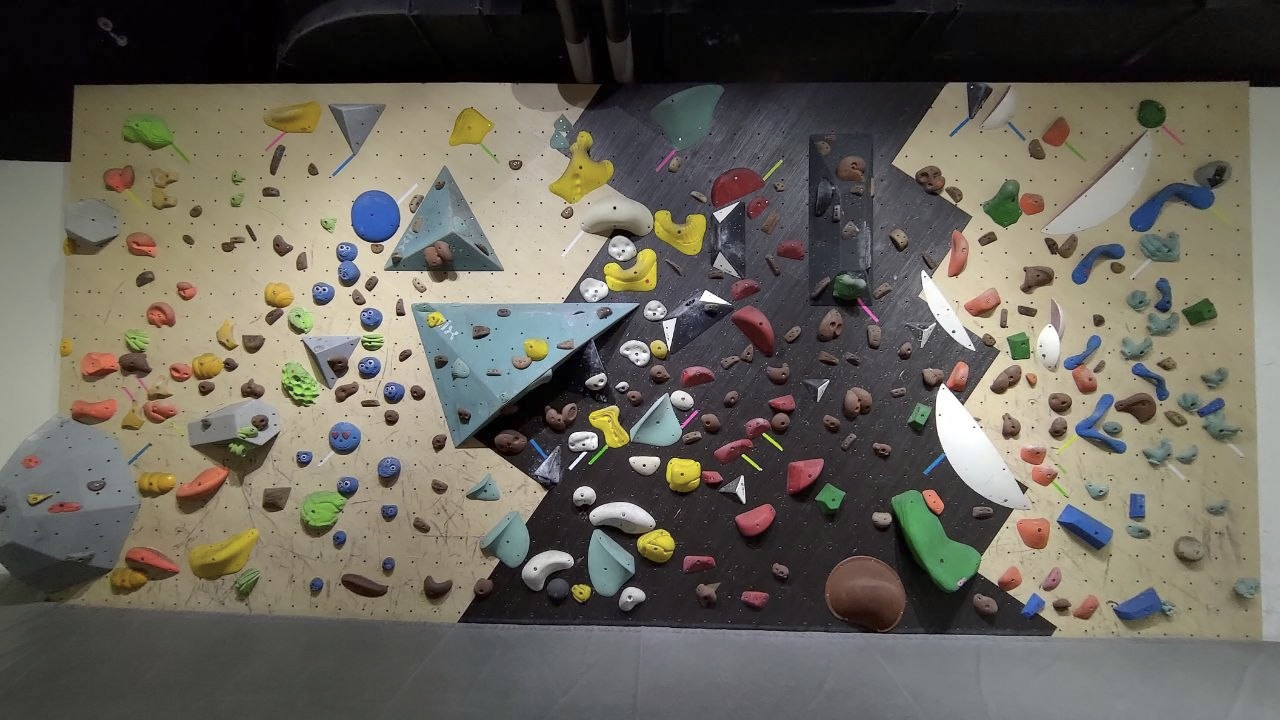
#> input picture dataset/real_wall1/image.png, 1280 x 720 px
$ python -i candidates.py   (imports and definitions only)
#> lines starting #> are read from the running program, lines starting #| are printed output that depends on the picture; after the words box and inside, x2 and y2 are one past the last pixel; in counts of white or black regions, pixels touching at a corner belong together
#> further down, picture is the input picture: shape (720, 1280, 3); mean B, G, R 90.9, 100.2, 104.3
"""Superpixels -> hold candidates, plus red-square calibration for synthetic images."""
import cv2
import numpy as np


# [23 lines left out: functions calibrate_red_square, pixel_to_world, not called in this run]


def calibrate_homography(img, square_m=1.0):
    """Homography from image pixels to wall metres, from the red origin square's 4 corners.

    Unlike a single scale + offset this also corrects a tilted camera. World frame:
    bottom-left corner of the square = (0, 0), x right, y up.  Needs the whole square
    in view. Returns the 3x3 matrix H.
    """
#> called with square_m = 1
    h, s, v = cv2.split(cv2.cvtColor(img, cv2.COLOR_BGR2HSV))
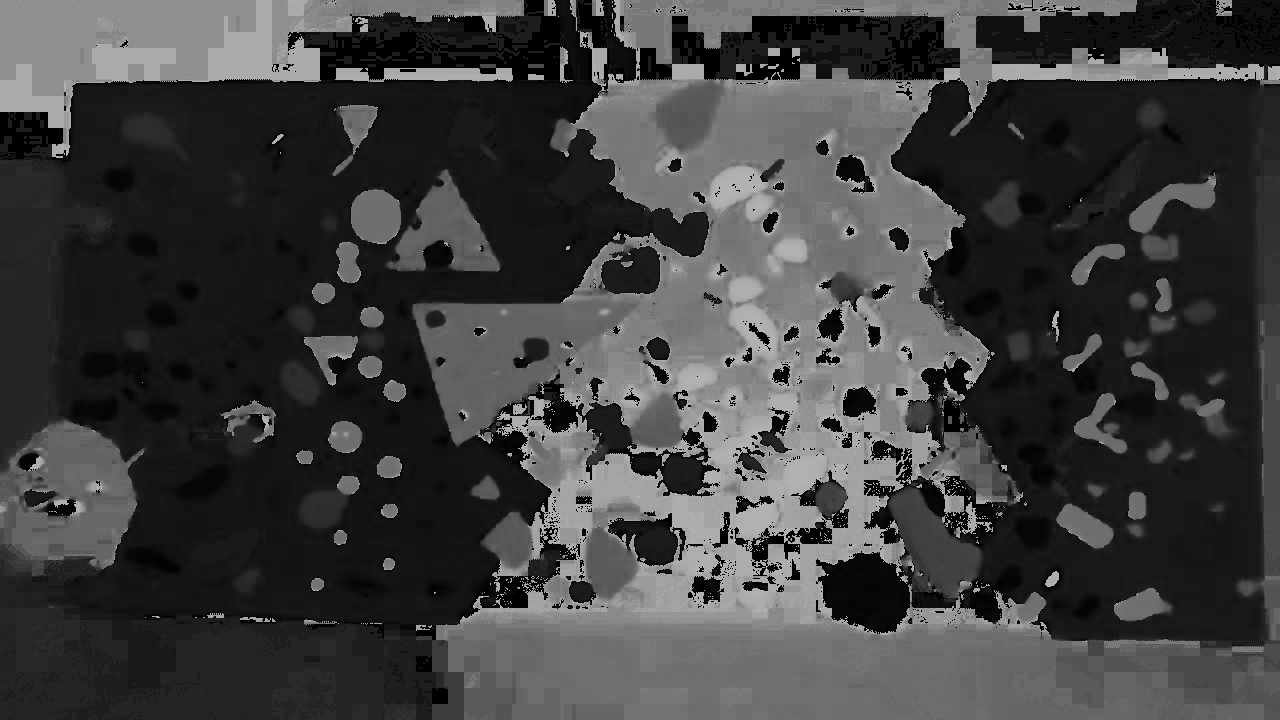
#> h: shape (720, 1280); min 0, max 179, mean 63.5
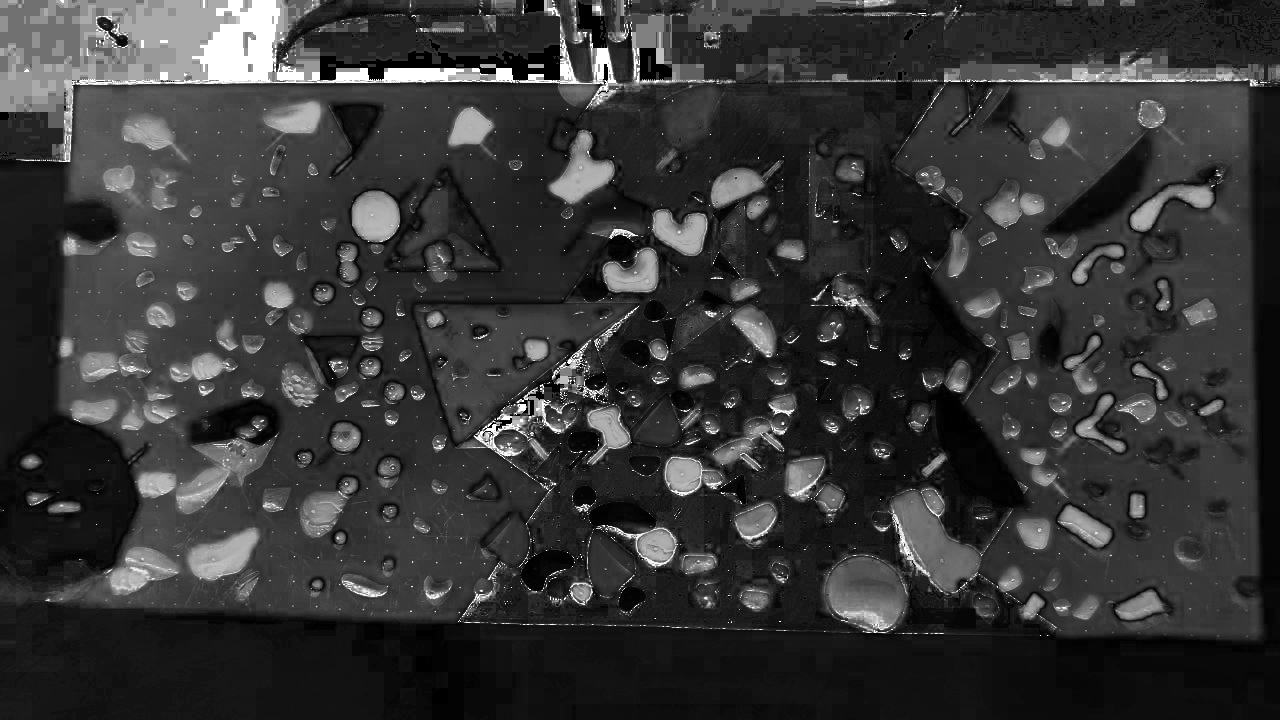
#> s: shape (720, 1280); min 0, max 255, mean 53.9
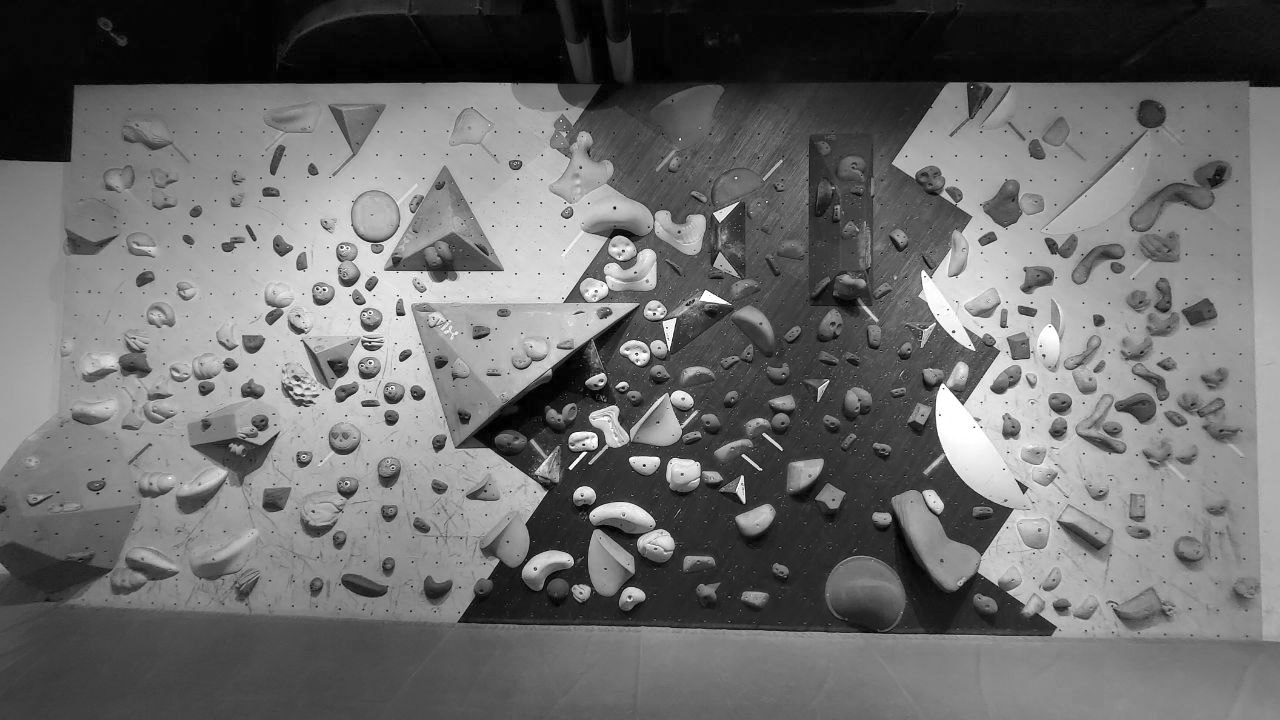
#> v: shape (720, 1280); min 0, max 255, mean 108.3
    salmon = (((h < 10) | (h > 170)) & (s > 60) & (s < 150) & (v > 150)).astype(np.uint8)
#> salmon: shape (720, 1280); values 0 (black) and 1 (white), 0.81% white; 118 white regions (80 under 20 px), largest, box (x1, y1, x2, y2) and area: (736, 504, 773, 528) 528, (178, 467, 228, 494) 513, (948, 231, 967, 276) 507
    salmon = cv2.morphologyEx(salmon, cv2.MORPH_OPEN, np.ones((5, 5), np.uint8))
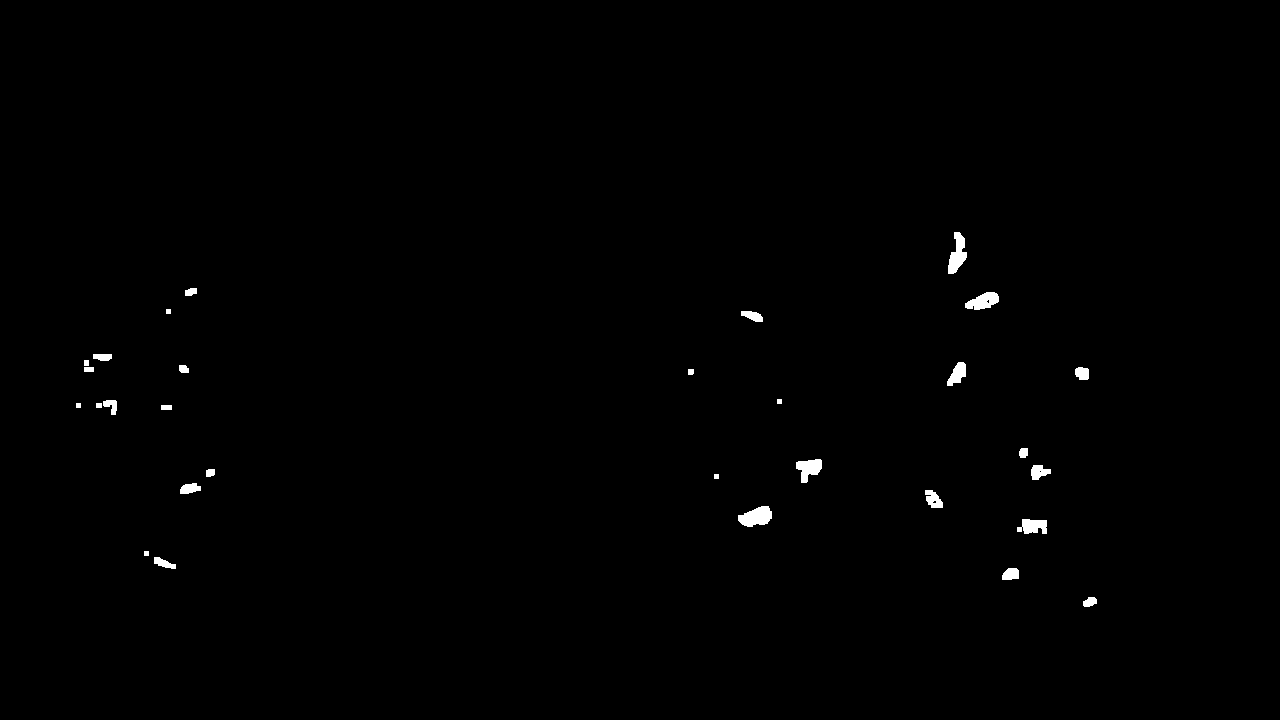
#> salmon: shape (720, 1280); values 0 (black) and 1 (white), 0.49% white; 30 white regions
    n, cc, stats, _ = cv2.connectedComponentsWithStats(salmon)
#> cc: shape (720, 1280) int32; 31 distinct labels, from 0 to 30
#> n = 31; stats = 31 rows, first 6: [0, 0, 1280, 720, 917055], [948, 232, 19, 42, 456], [185, 288, 12, 8, 79], [965, 292, 34, 18, 396], [166, 309, 5, 5, 25], [741, 311, 22, 11, 162]
    if n < 2:
        raise ValueError("red square not found")
    i = 1 + np.argmax(stats[1:, cv2.CC_STAT_AREA])
#> i = 25
    x, y, w, hh = stats[i, :4]
#> x = 738; y = 506; w = 34; hh = 21
    if x == 0 or y == 0 or x + w >= img.shape[1] or y + hh >= img.shape[0]:
        raise ValueError("red square is cut off by the image border; cannot get its 4 corners")
    cnts, _ = cv2.findContours((cc == i).astype(np.uint8), cv2.RETR_EXTERNAL, cv2.CHAIN_APPROX_SIMPLE)
#> cnts = 1 contour; box (x1, y1, x2, y2) and area: (738, 506, 772, 527) 448
    c = max(cnts, key=cv2.contourArea)
#> c = contour of 45 points, box (x1, y1, x2, y2) (738, 506, 772, 527), area 448
    quad = cv2.approxPolyDP(c, 0.02 * cv2.arcLength(c, True), True)[:, 0, :].astype(np.float32)
#> quad = [[771, 511], [768, 506], [761, 506], [738, 515], [738, 520], [747, 526], [756, 523], [764, 524], [771, 518]]
    if len(quad) != 4:
        quad = cv2.boxPoints(cv2.minAreaRect(c)).astype(np.float32)
#> quad = [[741.8, 531.4], [736.1, 514.3], [768.5, 503.5], [774.2, 520.6]]
    quad = quad[np.argsort(quad[:, 1])]                 # two top corners, then two bottom
#> quad = [[768.5, 503.5], [736.1, 514.3], [774.2, 520.6], [741.8, 531.4]]
    tl, tr = sorted(quad[:2], key=lambda p: p[0])
#> tl = [736.1, 514.3]; tr = [768.5, 503.5]
    bl, br = sorted(quad[2:], key=lambda p: p[0])
#> bl = [741.8, 531.4]; br = [774.2, 520.6]
    world = np.float32([[0, 1], [1, 1], [0, 0], [1, 0]]) * square_m
    H, _ = cv2.findHomography(np.float32([tl, tr, bl, br]), world)
#> H = [[0.0278, -0.00926, -15.69], [-0.0175, -0.0526, 40.98], [0, 0, 1]]
    return H


# [123 lines left out: functions apply_homography, patch_mean_lab, local_contrast, refine_mask, longest_edge_deg, hold_candidates, not called in this run]

>>> import cv2
>>> picture = cv2.imread('../dataset/real_wall1/image.png')
>>> result = calibrate_homography(picture)
#> result has the same summary as H in calibrate_homography
